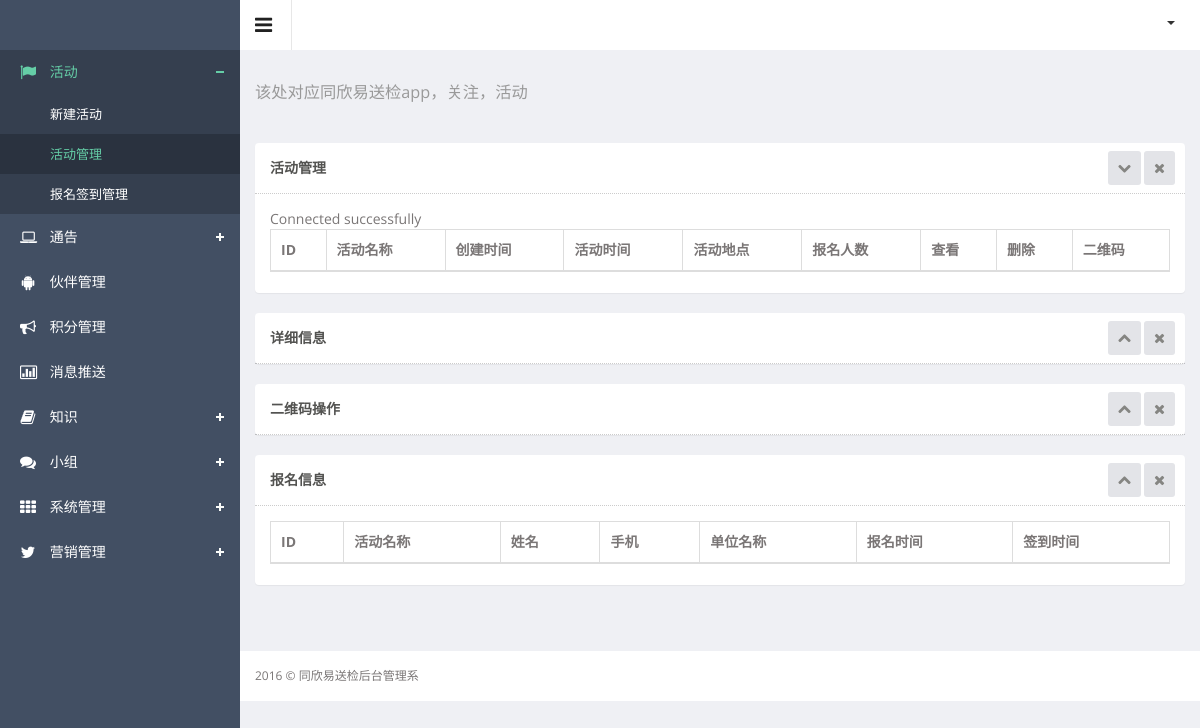
Page /admin/plus/hdgl.php on the earlier database version.
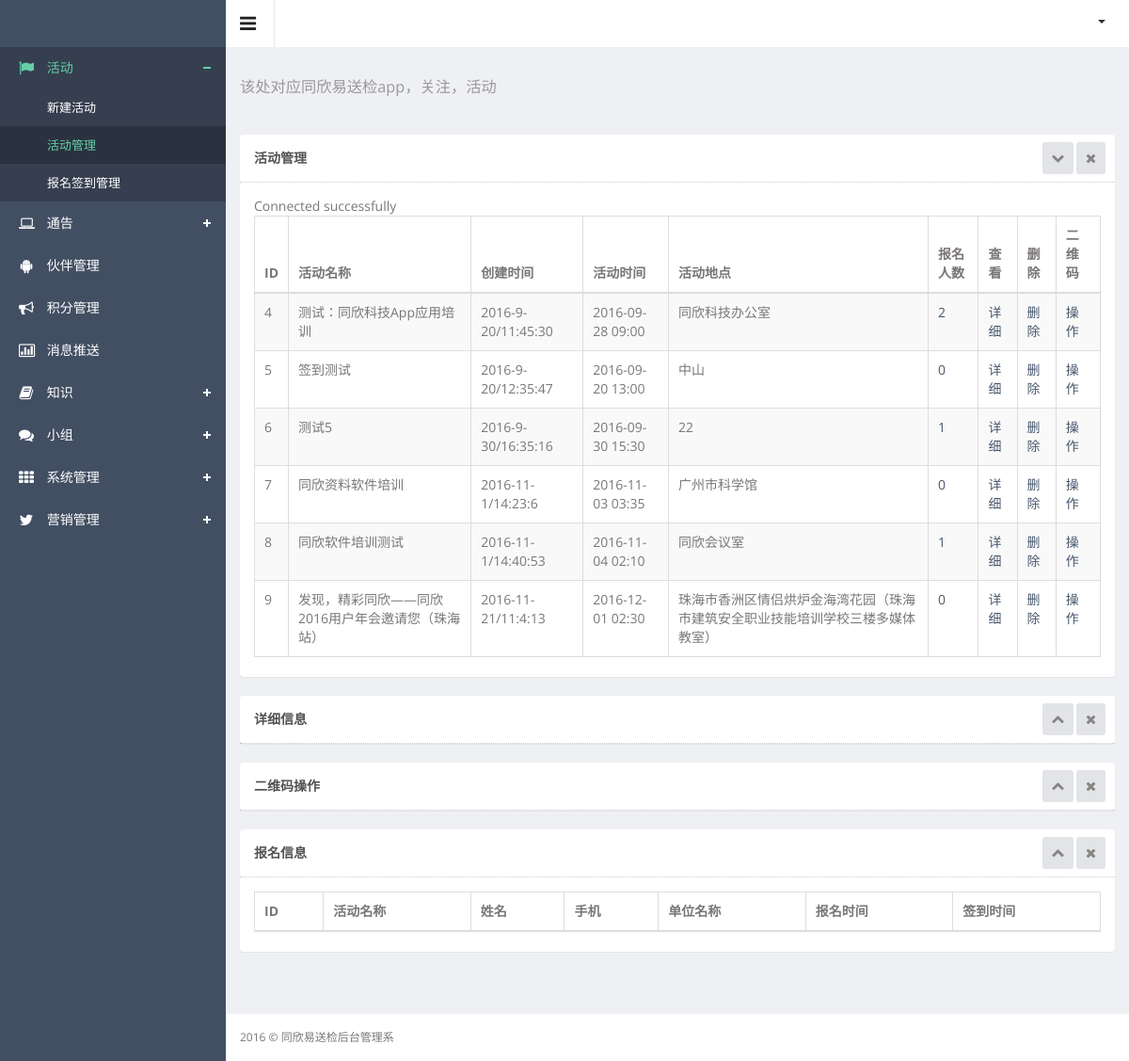
Same page on the later database version.
### admin/plus/hdgl.php (the view, shortened to what the changed rows need)
<!DOCTYPE html>
<html lang="en">
<head>
  <link href="../css/clndr.css" rel="stylesheet">
    <link rel="stylesheet" type="text/css" href="../js/jquery-multi-select/css/multi-select.css" />
  <link href="../css/style.css" rel="stylesheet">
  <link href="../css/style-responsive.css" rel="stylesheet">
  <link rel="stylesheet" href="../js/data-tables/DT_bootstrap.css" />
  <link rel="stylesheet" type="text/css" href="../js/bootstrap-datetimepicker/css/datetimepicker-custom.css" />
</head>
<body class="sticky-header">
<section>
    <div class="main-content" >
        <div class="wrapper">
            <div class="row">
                <div class="col-md-12">
                    <section class="panel">
                        <div class="panel-body">
                        	<div class="adv-table editable-table ">
                        		<table class="table table-striped table-hover table-bordered" id="editable-sample">
                        			<thead>
                        				<tr>
                        					<th>ID</th>
                        					<th>活动名称</th>
                        					<th>创建时间</th>
                        					<th>活动时间</th>
                        					<th>活动地点</th>
                        					<th>报名人数</th>
                        					<th>查看</th>
                        					<th>删除</th>
                        					<th>二维码</th>
                        				</tr>
                        			</thead>
                        			<tbody>
                        				<?php
                        					require("../../conn.php");
                        					$sql = "select * from pc_活动列表  ";
                        					$result = $conn->query($sql);
                        					while($row = $result->fetch_assoc()) {
                        				?>
                        				<tr class="">
                        					<td><?php echo $row["id"];?></td>
                        					<td><?php echo $row["活动名称"];?></td>
                        					<td><?php echo $row["添加时间"];?></td>
                        					<td><?php echo $row["活动时间"];?></td>
                        					<td><?php echo $row["活动地点"];?></td>
                        					<td><a class="bmxx" sjc="<?php echo $row["时间戳"];?>"><?php echo $row["报名人数"];?></a></td>
                        					<td><a class="xxi" sjc="<?php echo $row["时间戳"];?>">详细</a></td>
                        					<td><a class="schu" sjc="<?php echo $row["时间戳"];?>">删除</a></td>
                        					<td><a class="QrCode" sjc="<?php echo $row["时间戳"];?>">操作</a></td>
                        				</tr>
                        				<?php
																	}
																?>
                        			</tbody>
                        		</table>
                        	</div>
                        </div>
                    </section>
                </div>
            </div>
            <div class="row">
                <div class="col-md-12">
                    <section class="panel">
                        <div id="" style="display: ;" class="panel-body">
                            <div class="adv-table editable-table ">
                        		<table class="table table-striped table-hover table-bordered" id="editable-sample2">
                        			<thead>
                        				<tr>
                        					<th>ID</th>
                        					<th>活动名称</th>
                        					<th>姓名</th>
                        					<th>手机</th>
                        					<th>单位名称</th>
                        					<th>报名时间</th>
                        					<th>签到时间</th>
                        				</tr>
                        			</thead>
                        		</table>
                        	</div>
                        </div>
                    </section>
                </div>
            </div>
        </div>
    </div>
</section>
</body>
</html>

Differences in the rows shown:
added pc_活动列表: id "4", 活动名称 "测试：同欣科技App应用培训", 添加时间 "2016-9-20/11:45:30", 活动时间 "2016-09-28 09:00", 活动地点 "同欣科技办公室", 报名人数 "2"
added pc_活动列表: id "5", 活动名称 "签到测试", 添加时间 "2016-9-20/12:35:47", 活动时间 "2016-09-20 13:00", 活动地点 "中山", 报名人数 "0"
added pc_活动列表: id "6", 活动名称 "测试5", 添加时间 "2016-9-30/16:35:16", 活动时间 "2016-09-30 15:30", 活动地点 "22", 报名人数 "1"
added pc_活动列表: id "7", 活动名称 "同欣资料软件培训", 添加时间 "2016-11-1/14:23:6", 活动时间 "2016-11-03 03:35", 活动地点 "广州市科学馆", 报名人数 "0"
added pc_活动列表: id "8", 活动名称 "同欣软件培训测试", 添加时间 "2016-11-1/14:40:53", 活动时间 "2016-11-04 02:10", 活动地点 "同欣会议室", 报名人数 "1"
added pc_活动列表: id "9", 活动名称 "发现，精彩同欣——同欣2016用户年会邀请您（珠海站）", 添加时间 "2016-11-21/11:4:13", 活动时间 "2016-12-01 02:30", 活动地点 "珠海市香洲区情侣烘炉金海湾花园（珠海市建筑安全职业技能培训学校三楼多媒体教室）", 报名人数 "0"
